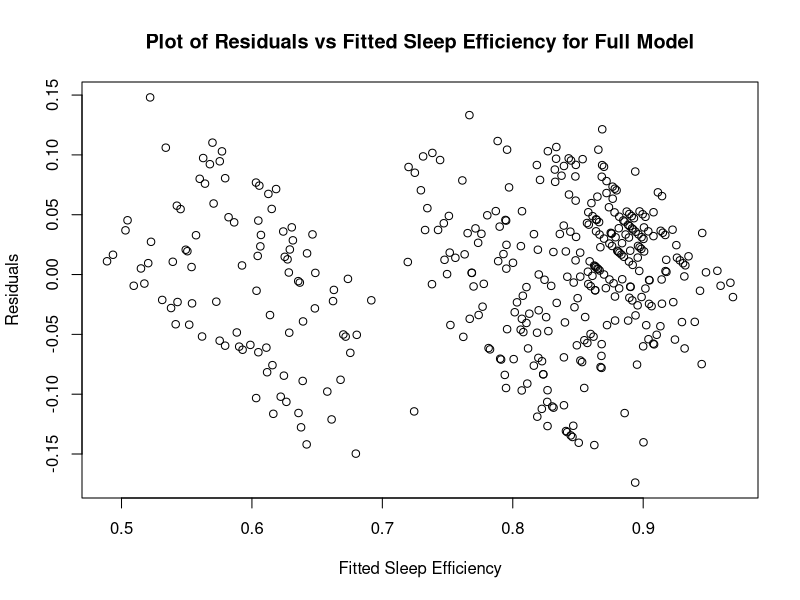
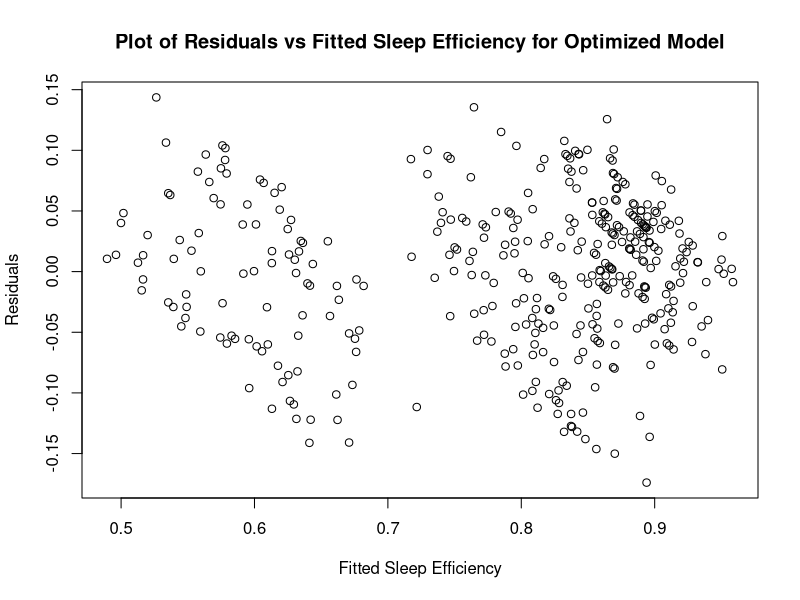
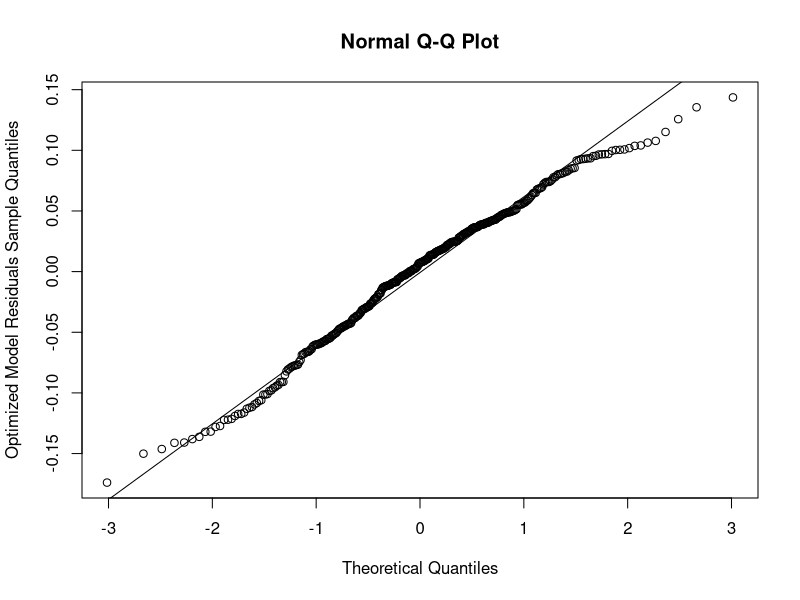

The R source for these figures, in order:
#Loading Libraries
library(lubridate)
library(leaps)

#Data preprocessing
dataset = read.table('Sleep_Efficiency.csv', TRUE, ',')
dataset = na.omit(dataset)

dataset$Smoking.status = as.factor(dataset$Smoking.status)
dataset$Gender = as.factor(dataset$Gender)
dataset$Bedtime = as.POSIXlt(dataset$Bedtime)
dataset$Wakeup.time = as.POSIXlt(dataset$Wakeup.time)

#Turn bedtime into number of hours after 9:00pm
hours = as.numeric(hour(dataset$Bedtime))
hours = as.numeric(hours + minute(dataset$Bedtime)/60)
ifelse(21-hours <= 0, hours - 21, hours + 3)
dataset$Bedtime = hours
dataset$Bedtime

#Turn wake up time into hours since 3:00am
hours = as.numeric(hour(dataset$Wakeup.time))
hours = as.numeric(hours + minute(dataset$Wakeup.time)/60)
hours = hours - 3
dataset$Wakeup.time = hours
dataset$Wakeup.time



#Main model selection

full_model = lm(Sleep.efficiency ~ Age + Gender + Sleep.duration + REM.sleep.percentage + Deep.sleep.percentage + Light.sleep.percentage + Awakenings + Caffeine.consumption +
                 Alcohol.consumption + Smoking.status + Exercise.frequency + Bedtime + Wakeup.time, data = dataset)
summary(full_model)

resids = full_model$residuals
fitted = full_model$fitted.values

resids_plot = plot(fitted, resids, xlab = 'Fitted Sleep Efficiency', ylab = 'Residuals')
title('Plot of Residuals vs Fitted Sleep Efficiency for Full Model')



#Backwards Selection
ver2 = lm(Sleep.efficiency ~ Age + Sleep.duration + REM.sleep.percentage + Deep.sleep.percentage + Light.sleep.percentage + Awakenings + Caffeine.consumption +
            Alcohol.consumption + Smoking.status + Exercise.frequency + Bedtime + Wakeup.time, data = dataset)
summary(ver2)

ver3 = lm(Sleep.efficiency ~ Age + Sleep.duration + REM.sleep.percentage + Deep.sleep.percentage + Light.sleep.percentage + Awakenings + Caffeine.consumption +
            Alcohol.consumption + Smoking.status + Exercise.frequency + Wakeup.time, data = dataset)
summary(ver3)

ver4 = lm(Sleep.efficiency ~ Age + Sleep.duration + REM.sleep.percentage + Deep.sleep.percentage + Light.sleep.percentage + Awakenings + Caffeine.consumption +
            Alcohol.consumption + Smoking.status + Exercise.frequency, data = dataset)
summary(ver4)

ver5 = lm(Sleep.efficiency ~ Age + REM.sleep.percentage + Deep.sleep.percentage + Light.sleep.percentage + Awakenings + Caffeine.consumption +
            Alcohol.consumption + Smoking.status + Exercise.frequency, data = dataset)
summary(ver5)


#To choose from REM, deep, light sleep percentage
mod_sub = regsubsets(Sleep.efficiency ~., data = dataset, method = 'exhaustive')
ss = summary(mod_sub)
ss$which
ss$adjr2
ss$cp
ss$rsq


optimized = lm(Sleep.efficiency ~ Age + Light.sleep.percentage + Awakenings + Caffeine.consumption +
            Alcohol.consumption + Smoking.status + Exercise.frequency, data = dataset)
summary(optimized)

optimized_resids = optimized$residuals
optimized_fitted = optimized$fitted.values

resids_plot = plot(optimized_fitted, optimized_resids, xlab = 'Fitted Sleep Efficiency', ylab = 'Residuals')
title('Plot of Residuals vs Fitted Sleep Efficiency for Optimized Model')


qq_plot = qqnorm(optimized_resids, ylab = 'Optimized Model Residuals Sample Quantiles')
qqline(optimized_resids)


# #Other interesting models
# age_vs_efficiency = lm(Sleep.efficiency ~ Age, data = dataset)
# summary(age_vs_efficiency)
# plot(dataset$Age, dataset$Sleep.efficiency)
# plot(age_vs_efficiency$fitted.values, age_vs_efficiency$residuals)
# 
# age_vs_duration = lm(Sleep.duration ~ Age, data = dataset)
# summary(age_vs_duration)
# plot(dataset$Age, dataset$Sleep.duration)
# plot(age_vs_duration$fitted.values, age_vs_duration$residuals)
# 
# duration_vs_efficiency = lm(Sleep.efficiency ~ Sleep.duration, data = dataset)
# summary(duration_vs_efficiency)
# plot(dataset$Sleep.duration, dataset$Sleep.efficiency)
# plot(duration_vs_efficiency$fitted.values, duration_vs_efficiency$residuals)
